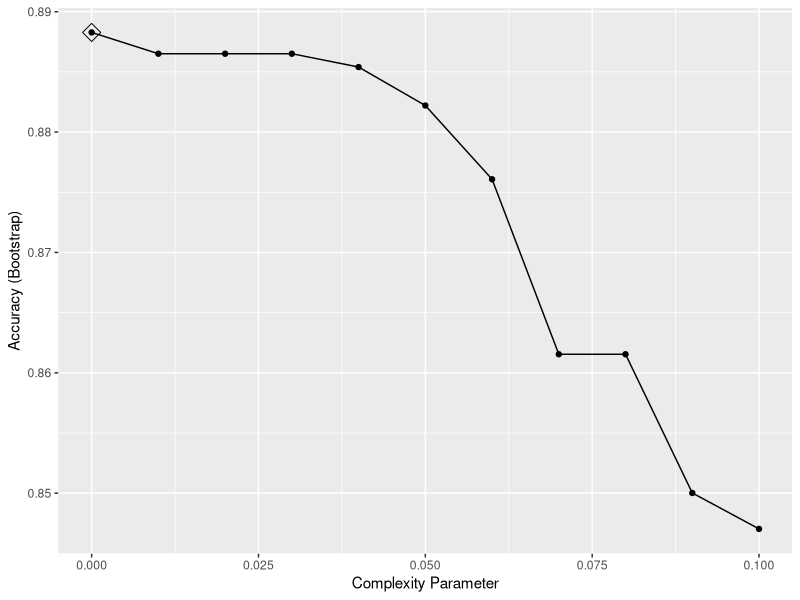
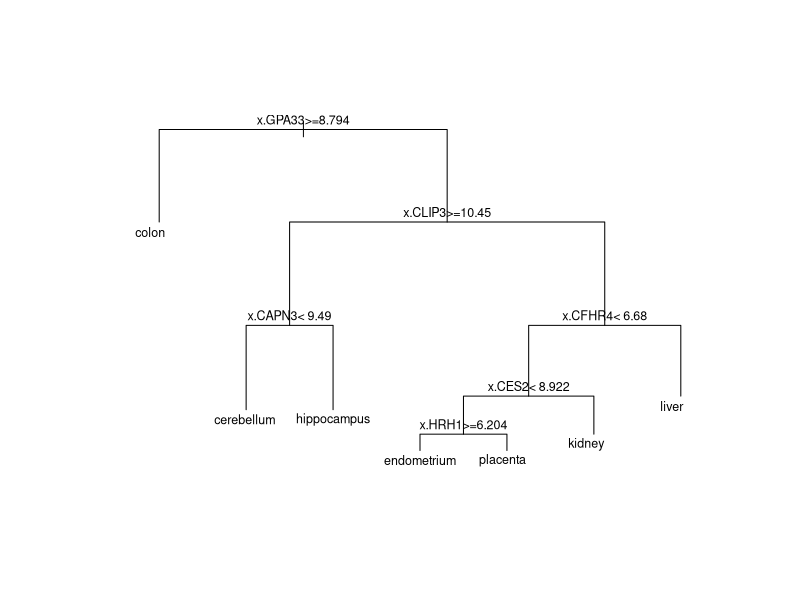

These figures' R source, in order: (Note: this script raises an error after producing the figures.)
library(tidyverse)
library(rpart)
library(dslabs)
library(caret)
data("tissue_gene_expression")

tge <- as.data.frame(tissue_gene_expression)
set.seed(1991, sample.kind = "Rounding")

#  fit a classification tree to the tissue_gene_expression dataset
train_rpart <- train(y ~ ., method = "rpart", data = tge,
             tuneGrid = data.frame(cp = seq(0, 0.1, 0.01)))

# Plot the accuracies to report the results of the best model
ggplot(train_rpart, highlight = T)

# there are only 6 placentas in the dataset
# rpart requires 20 observations before splitting a node
# Rerun the analysis 
# with the argument control = rpart.control(minsplit = 0)

train_rpart <- train(y ~., method = "rpart", data = tge,
                     tuneGrid = data.frame(cp = seq(0, 0.1, 0.01)),
                     control = rpart.control(minsplit = 0))
confusionMatrix(train_rpart)

# Plot the tree from the best fitting model of the analysis
plot(train_rpart$finalModel, margin = 0.1)
text(train_rpart$finalModel, cex = 0.75)

# try to predict the tissue type with even fewer genes 
# using a Random Forest
# to permit small nodesize to grow
# use nodesize as 1
set.seed(1991, sample.kind = "Rounding")

fit_rf <- train(x, y, method = "rf", data = tge, nodesize = 1,
                tuneGrid = data.frame(mtry = seq(50, 200, 25)))

which.max(fit_rf$results$Accuracy)
fit_rf$results$mtry[ind]

# Use the function varImp() on the output of train()
# and save it to an object called imp
imp <- varImp(fit_rf)
imp

# The rpart() model we ran above in Q2 produced a tree that used just seven predictors.
# the following syntax can be used to extract the tree names
tree_terms <- as.character(unique(train_rpart$finalModel$frame$var[!(train_rpart$finalModel$frame$var == "<leaf>")]))
tree_terms

# Calculate the variable importance in the rf 
# for these seven predictors and examine where they rank
gene_imp <- as.data.frame(imp$importance)
view(gene_imp)
imp$importance
